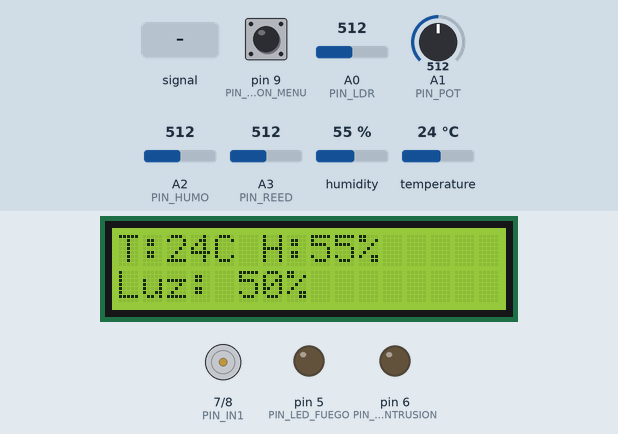
The sketch below on a simulated Arduino Uno, built with avr-gcc and run on an emulated ATmega328P. Shown: 16×2 character LCD, motor-driver pin pairs drawn as motors (green arrow = first pin HIGH = forward, orange = second pin HIGH = backward, longer = more drive), output pins drawn as LEDs (lit = HIGH). The inputs (shaded band) are chosen by the test bench; at power-on: pin 9 (PIN_BOTON_MENU) HIGH, A0 (PIN_LDR) = 512, temperature 24 °C, A1 (PIN_POT) = 512, A2 (PIN_HUMO) = 512, A3 (PIN_REED) = 512, humidity 55 %. What the sketch prints to the serial monitor is not drawn.

Above: at 3.7 s.
3.8 s: A3 (PIN_REED) fed a 2 Hz sine of ±306 counts around its level
At 6.0 s:
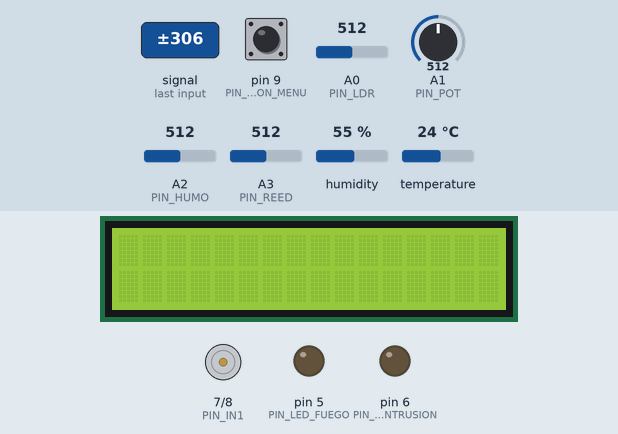
6.1 s: pin 9 (PIN_BOTON_MENU) pulled LOW for 0.15 s
At 6.52 s:
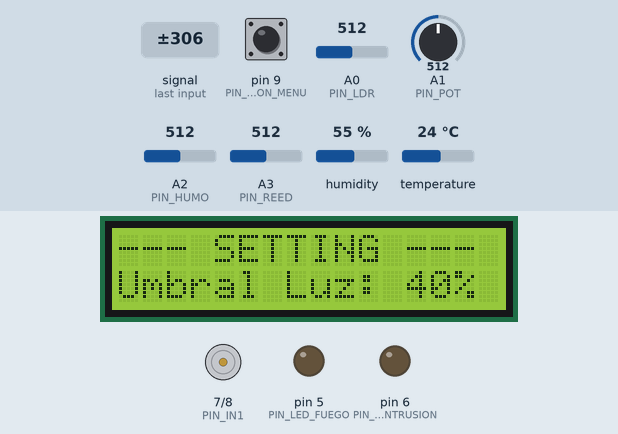
6.8 s: A0 (PIN_LDR) set to 30
At 7.2 s:
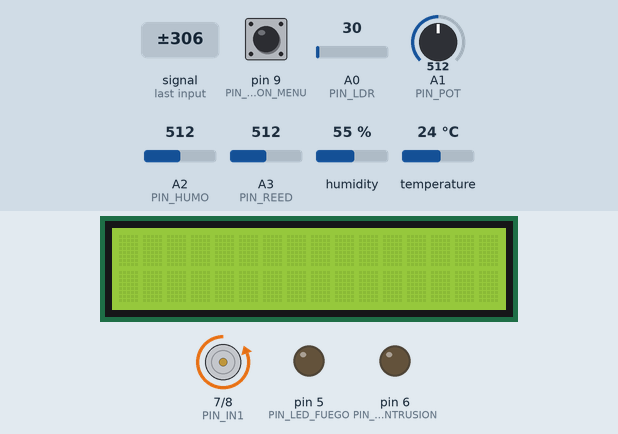
8.3 s: temperature set to 12 °C
At 9.02 s:
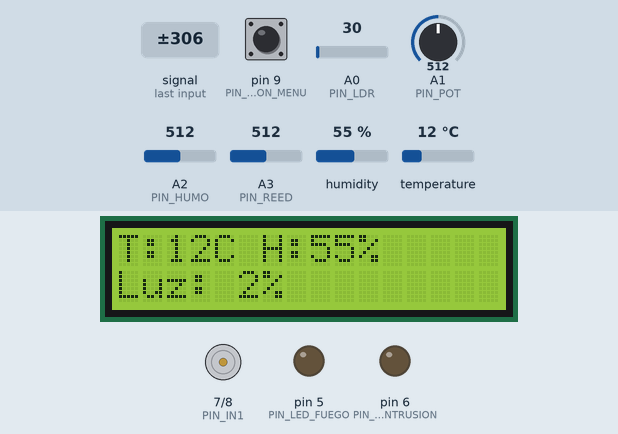
10.3 s: A0 (PIN_LDR) set to 306
At 11.02 s:
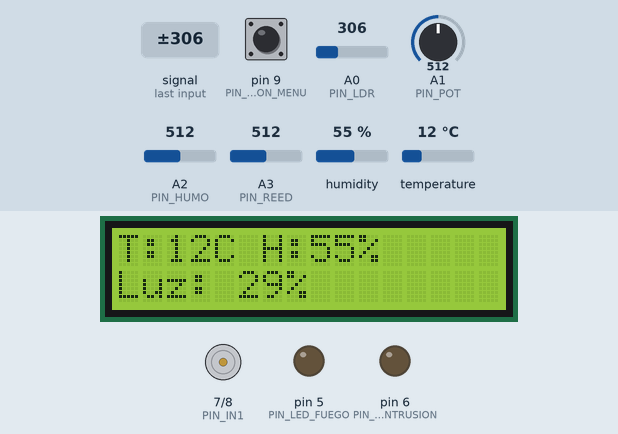
Timing chart, 0 to 13.3 s (numbered marks = the images above; inputs shaded):
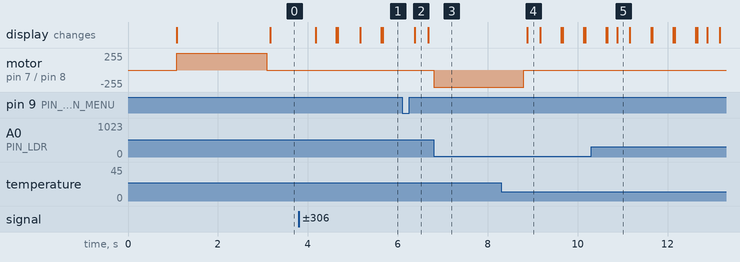

The sketch:

CENTRAL_SIM.ino
```cpp
#include <Wire.h>
#include <LiquidCrystal_I2C.h>
#include <DHT.h>

// --- CONFIGURACIÓN DE PINES ---
#define PIN_DHT 2
#define PIN_REED A3
#define PIN_BUZZER 4
#define PIN_LED_FUEGO 5
#define PIN_LED_INTRUSION 6
#define PIN_IN1 7
#define PIN_IN2 8
#define PIN_BOTON_MENU 9

#define PIN_LDR A0
#define PIN_POT A1
#define PIN_HUMO A2

// --- CONFIGURACIÓN DE LIBRERÍAS ---
#define TIPO_DHT DHT22
DHT dht(PIN_DHT, TIPO_DHT);
LiquidCrystal_I2C lcd(0x27, 16, 2);

// --- MÁQUINA DE ESTADOS (VENTANAS) ---
enum Ventanas { PANTALLA_MONITOREO, PANTALLA_CONFIG, PANTALLA_ALERTA_PUERTA };
Ventanas ventanaActual = PANTALLA_MONITOREO;

// --- VARIABLES GLOBALES ---
int umbralLuzPorcentaje = 0;
int luzActualPorcentaje = 0;
bool persianaAbierta = false;
bool ultimoEstadoBoton = HIGH;

unsigned long ultimoTiempoLCD = 0;
const long intervaloLCD = 2000;

// --- VARIABLES DE ESTADO DE ALARMAS ---
unsigned long tiempoAperturaPuerta = 0;
bool cronometroPuertaActivo = false;
bool alertaPuertaSonando = false;
bool alertaIncendioSonando = false;

// Variable para no saturar el monitor serie
unsigned long ultimoTiempoSerial = 0;

void setup() {
  Serial.begin(9600); // Iniciamos el monitor serie
  dht.begin();
  lcd.init();
  lcd.backlight();

  pinMode(PIN_REED, INPUT);
  pinMode(PIN_BOTON_MENU, INPUT_PULLUP);
  pinMode(PIN_LDR, INPUT);
  pinMode(PIN_POT, INPUT);
  pinMode(PIN_HUMO, INPUT);

  pinMode(PIN_BUZZER, OUTPUT);
  pinMode(PIN_LED_FUEGO, OUTPUT);
  pinMode(PIN_LED_INTRUSION, OUTPUT);
  pinMode(PIN_IN1, OUTPUT);
  pinMode(PIN_IN2, OUTPUT);

  lcd.print("Testing Alarma...");
  delay(1000);
  lcd.clear();
}

void loop() {
  leerSensores();
  verificarSeguridad();
  verificarIncendio();
  controlarBuzzerYAlertas();
  controlarPersiana();
  imprimirDiagnostico(); // <-- Imprime los valores reales en pantalla

  if (ventanaActual != PANTALLA_ALERTA_PUERTA) {
    revisarBotonMenu();
  }

  switch (ventanaActual) {
    case PANTALLA_MONITOREO:
      mostrarVentanaMonitoreo();
      break;
    case PANTALLA_CONFIG:
      mostrarVentanaConfiguracion();
      break;
    case PANTALLA_ALERTA_PUERTA:
      mostrarVentanaAlertaPuerta();
      break;
  }
}

void verificarSeguridad() {
  int posicionPuerta = analogRead(PIN_REED);
  bool puertaAbierta = (posicionPuerta > 800);

  if (puertaAbierta) {
    if (!cronometroPuertaActivo) {
      tiempoAperturaPuerta = millis();
      // ¡Aquí estaba el error de tipeo! Ya lo borramos.
      cronometroPuertaActivo = true;
      lcd.clear();
      ventanaActual = PANTALLA_ALERTA_PUERTA;
    }
    if (millis() - tiempoAperturaPuerta >= 15000) {
      alertaPuertaSonando = true;
    }
  }
  else {
    if (cronometroPuertaActivo) {
      cronometroPuertaActivo = false;
      alertaPuertaSonando = false;
      lcd.clear();
      ventanaActual = PANTALLA_MONITOREO;
    }
  }
}

void verificarIncendio() {
  int nivelHumo = analogRead(PIN_HUMO);
  // Subimos el umbral a 700 para evitar falsos disparos al iniciar
  if (nivelHumo > 700) {
    alertaIncendioSonando = true;
  } else {
    alertaIncendioSonando = false;
  }
}

void controlarBuzzerYAlertas() {
  if (alertaIncendioSonando) {
    digitalWrite(PIN_LED_FUEGO, HIGH);
    tone(PIN_BUZZER, 2500);
  } else {
    digitalWrite(PIN_LED_FUEGO, LOW);
  }

  if (alertaPuertaSonando) {
    digitalWrite(PIN_LED_INTRUSION, HIGH);
    if (!alertaIncendioSonando) {
      tone(PIN_BUZZER, 1000);
    }
  } else {
    digitalWrite(PIN_LED_INTRUSION, LOW);
  }

  if (!alertaIncendioSonando && !alertaPuertaSonando) {
    noTone(PIN_BUZZER);
  }
}

// --- 🔎 FUNCIÓN DE DIAGNÓSTICO ---
void imprimirDiagnostico() {
  unsigned long tiempoActual = millis();
  if (tiempoActual - ultimoTiempoSerial >= 1000) { // Cada 1 segundo
    ultimoTiempoSerial = tiempoActual;

    int valorHumo = analogRead(PIN_HUMO);
    int valorPuerta = analogRead(PIN_REED);

    Serial.print("--- DIAGNOSTICO --- | ");
    Serial.print("Valor Humo (A2): "); Serial.print(valorHumo);
    Serial.print(" | Valor Puerta (A3): "); Serial.println(valorPuerta);

    if(alertaIncendioSonando) Serial.println("-> [!] ALARMA DE INCENDIO ACTIVA");
    if(alertaPuertaSonando) Serial.println("-> [!] ALARMA DE PUERTA ACTIVA");
    if(!alertaIncendioSonando && !alertaPuertaSonando) Serial.println("-> Todo en orden, buzzer deberia estar apagado.");
  }
}

// Las demás funciones quedan exactamente igual...
void leerSensores() {
  int lecturaLDR = analogRead(PIN_LDR);
  luzActualPorcentaje = map(lecturaLDR, 0, 1023, 0, 100);
  int lecturaPot = analogRead(PIN_POT);
  umbralLuzPorcentaje = map(lecturaPot, 0, 1023, 0, 80);
}
void revisarBotonMenu() {
  bool estadoBoton = digitalRead(PIN_BOTON_MENU);
  if (estadoBoton == LOW && ultimoEstadoBoton == HIGH) {
    lcd.clear();
    if (ventanaActual == PANTALLA_MONITOREO) ventanaActual = PANTALLA_CONFIG;
    else ventanaActual = PANTALLA_MONITOREO;
    delay(200);
  }
  ultimoEstadoBoton = estadoBoton;
}
void mostrarVentanaMonitoreo() {
  unsigned long tiempoActual = millis();
  if (tiempoActual - ultimoTiempoLCD >= intervaloLCD) {
    ultimoTiempoLCD = tiempoActual;
    float h = dht.readHumidity();
    float t = dht.readTemperature();
    lcd.setCursor(0, 0); lcd.print("T:"); lcd.print((int)t); lcd.print("C H:"); lcd.print((int)h); lcd.print("%   ");
    lcd.setCursor(0, 1); lcd.print("Luz: "); lcd.print(luzActualPorcentaje); lcd.print("%      ");
  }
}
void mostrarVentanaConfiguracion() {
  lcd.setCursor(0, 0); lcd.print("--- SETTING ---");
  lcd.setCursor(0, 1); lcd.print("Umbral Luz: "); lcd.print(umbralLuzPorcentaje); lcd.print("%   ");
}
void mostrarVentanaAlertaPuerta() {
  lcd.setCursor(0, 0); lcd.print("!ALERTA SISTEMA!");
  lcd.setCursor(0, 1); lcd.print("Puerta Abierta  ");
}
void controlarPersiana() {
  if (luzActualPorcentaje > umbralLuzPorcentaje && !persianaAbierta) { abrirPersiana(); persianaAbierta = true; }
  else if (luzActualPorcentaje < (umbralLuzPorcentaje - 5) && persianaAbierta) { cerrarPersiana(); persianaAbierta = false; }
}
void abrirPersiana() { digitalWrite(PIN_IN1, HIGH); digitalWrite(PIN_IN2, LOW); delay(2000); digitalWrite(PIN_IN1, LOW); digitalWrite(PIN_IN2, LOW); }
void cerrarPersiana() { digitalWrite(PIN_IN1, LOW); digitalWrite(PIN_IN2, HIGH); delay(2000); digitalWrite(PIN_IN1, LOW); digitalWrite(PIN_IN2, LOW); }
```

Measured:
- after the input at 3.8 s, the display: first changes after 0.37 s (image 1 shows a later state)
- after the input at 6.1 s, the display: changes after 0.27 s (image 2)
- after the input at 6.8 s, motor on pin 7 (PIN_IN1) / pin 8 (PIN_IN2): stopped → backward 255/255 at once
